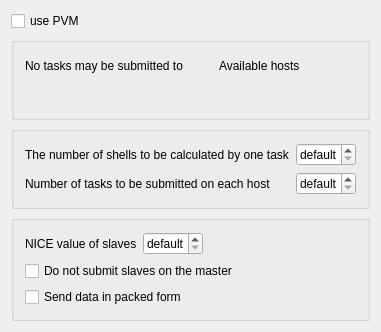
       <widget class="QWidget" name="pagePVM">
        <property name="geometry">
         <rect>
          <x>0</x>
          <y>0</y>
          <width>100</width>
          <height>30</height>
         </rect>
        </property>
        <layout class="QVBoxLayout">
         <item>
          <widget class="QCheckBox" name="CheckBoxPVM">
           <property name="whatsThis">
            <string>&lt;p&gt;Enables the use of PVM allowing to perform the calculation in parallel.&lt;/p&gt;

















&lt;p&gt;Corresponding BRABO keyword: &lt;b&gt;PVM&lt;/b&gt;. &lt;/p&gt;</string>
           </property>
           <property name="text">
            <string>use PVM</string>
           </property>
          </widget>
         </item>
         <item>
          <widget class="Q3GroupBox" name="GroupBoxPVM1">
           <property name="enabled">
            <bool>true</bool>
           </property>
           <property name="title">
            <string/>
           </property>
           <layout class="QHBoxLayout">
            <property name="spacing">
             <number>6</number>
            </property>
            <property name="margin">
             <number>11</number>
            </property>
            <item>
             <layout class="QVBoxLayout">
              <property name="spacing">
               <number>6</number>
              </property>
              <property name="margin">
               <number>0</number>
              </property>
              <item>
               <widget class="QLabel" name="TextLabel1">
                <property name="enabled">
                 <bool>true</bool>
                </property>
                <property name="text">
                 <string>No tasks may be submitted to</string>
                </property>
                <property name="wordWrap">
                 <bool>false</bool>
                </property>
               </widget>
              </item>
              <item>
               <widget class="Q3ListBox" name="ListBoxNOTH1">
                <property name="whatsThis">
                 <string>&lt;p&gt;Shows a list of execution hosts that should not be assigned jobs.&lt;/p&gt;

















&lt;p&gt;Corresponding BRABO keyword:&lt;b&gt; NOTH&lt;/b&gt;.&lt;/p&gt;</string>
                </property>
               </widget>
              </item>
             </layout>
            </item>
            <item>
             <layout class="QVBoxLayout">
              <item>
               <spacer name="spacer42">
                <property name="orientation">
                 <enum>Qt::Vertical</enum>
                </property>
                <property name="sizeType">
                 <enum>QSizePolicy::Expanding</enum>
                </property>
                <property name="sizeHint" stdset="0">
                 <size>
                  <width>20</width>
                  <height>52</height>
                 </size>
                </property>
               </spacer>
              </item>
              <item>
               <widget class="QToolButton" name="ToolButtonNOTHadd">
                <property name="whatsThis">
                 <string>Adds a host to the list of hosts that should not be assigned jobs.</string>
                </property>
                <property name="text">
                 <string/>
                </property>
                <property name="autoRaise">
                 <bool>true</bool>
                </property>
               </widget>
              </item>
              <item>
               <spacer name="spacer43">
                <property name="orientation">
                 <enum>Qt::Vertical</enum>
                </property>
                <property name="sizeType">
                 <enum>QSizePolicy::Expanding</enum>
                </property>
                <property name="sizeHint" stdset="0">
                 <size>
                  <width>20</width>
                  <height>30</height>
                 </size>
                </property>
               </spacer>
              </item>
              <item>
               <widget class="QToolButton" name="ToolButtonNOTHremove">
                <property name="whatsThis">
                 <string>Removes a host from the list that should not be assigned jobs.</string>
                </property>
                <property name="text">
                 <string/>
                </property>
                <property name="autoRaise">
                 <bool>true</bool>
                </property>
               </widget>
              </item>
              <item>
               <spacer name="spacer45_2">
                <property name="orientation">
                 <enum>Qt::Vertical</enum>
                </property>
                <property name="sizeType">
                 <enum>QSizePolicy::Expanding</enum>
                </property>
                <property name="sizeHint" stdset="0">
                 <size>
                  <width>20</width>
                  <height>20</height>
                 </size>
                </property>
               </spacer>
              </item>
             </layout>
            </item>
            <item>
             <layout class="QVBoxLayout">
              <property name="spacing">
               <number>6</number>
              </property>
              <property name="margin">
               <number>0</number>
              </property>
              <item>
               <widget class="QLabel" name="TextLabel4_4">
                <property name="enabled">
                 <bool>true</bool>
                </property>
                <property name="text">
                 <string>Available hosts</string>
                </property>
                <property name="wordWrap">
                 <bool>false</bool>
                </property>
               </widget>
              </item>
              <item>
               <widget class="Q3ListBox" name="ListBoxNOTH2">
                <property name="enabled">
                 <bool>true</bool>
                </property>
                <property name="whatsThis">
                 <string>Shows a list of available execution hosts as specified in the program's preferences.</string>
                </property>
               </widget>
              </item>
             </layout>
            </item>
           </layout>
          </widget>
         </item>
         <item>
          <widget class="Q3GroupBox" name="GroupBoxPVM2">
           <property name="enabled">
            <bool>true</bool>
           </property>
           <property name="title">
            <string/>
           </property>
           <layout class="QHBoxLayout">
            <property name="spacing">
             <number>6</number>
            </property>
            <property name="margin">
             <number>11</number>
            </property>
            <item>
             <layout class="QGridLayout">
              <item row="1" column="1">
               <widget class="QSpinBox" name="SpinBoxNTAS">
                <property name="enabled">
                 <bool>true</bool>
                </property>
                <property name="whatsThis">
                 <string>&lt;p&gt;Specifies the number of tasks to be submitted to each host.&lt;/p&gt;

















&lt;p&gt;Corresponding BRABO keyword: &lt;b&gt;NTAS&lt;/b&gt;.&lt;/p&gt;</string>
                </property>
                <property name="specialValueText">
                 <string>default</string>
                </property>
                <property name="minimum">
                 <number>0</number>
                </property>
                <property name="value">
                 <number>0</number>
                </property>
               </widget>
              </item>
              <item row="0" column="1">
               <widget class="QSpinBox" name="SpinBoxNCST">
                <property name="enabled">
                 <bool>true</bool>
                </property>
                <property name="whatsThis">
                 <string>Specifies the number of shells to be calculated in one batch by a host.

















&lt;p&gt;Corresponding BRABO keyword: &lt;b&gt;NCST&lt;/b&gt;.&lt;/p&gt;</string>
                </property>
                <property name="specialValueText">
                 <string>default</string>
                </property>
                <property name="minimum">
                 <number>0</number>
                </property>
                <property name="maximum">
                 <number>999</number>
                </property>
               </widget>
              </item>
              <item row="1" column="0">
               <widget class="QLabel" name="TextLabel2">
                <property name="enabled">
                 <bool>true</bool>
                </property>
                <property name="text">
                 <string>Number of tasks to be submitted on each host</string>
                </property>
                <property name="wordWrap">
                 <bool>false</bool>
                </property>
               </widget>
              </item>
              <item row="0" column="0">
               <widget class="QLabel" name="TextLabel3">
                <property name="enabled">
                 <bool>true</bool>
                </property>
                <property name="text">
                 <string>The number of shells to be calculated by one task</string>
                </property>
                <property name="wordWrap">
                 <bool>false</bool>
                </property>
               </widget>
              </item>
             </layout>
            </item>
            <item>
             <spacer name="spacer41">
              <property name="orientation">
               <enum>Qt::Horizontal</enum>
              </property>
              <property name="sizeType">
               <enum>QSizePolicy::Expanding</enum>
              </property>
              <property name="sizeHint" stdset="0">
               <size>
                <width>40</width>
                <height>20</height>
               </size>
              </property>
             </spacer>
            </item>
           </layout>
          </widget>
         </item>
         <item>
          <widget class="Q3GroupBox" name="GroupBoxPVM3">
           <property name="enabled">
            <bool>true</bool>
           </property>
           <property name="title">
            <string/>
           </property>
           <layout class="QVBoxLayout">
            <property name="spacing">
             <number>6</number>
            </property>
            <property name="margin">
             <number>11</number>
            </property>
            <item>
             <layout class="QHBoxLayout">
              <item>
               <widget class="QLabel" name="textLabel1">
                <property name="text">
                 <string>NICE value of slaves</string>
                </property>
                <property name="wordWrap">
                 <bool>false</bool>
                </property>
               </widget>
              </item>
              <item>
               <widget class="QSpinBox" name="SpinBoxNICE">
                <property name="whatsThis">
                 <string>&lt;p&gt;Specifies the nice value for each execution host. The default value is 19.&lt;/p&gt;

















&lt;p&gt;Corresponding BRABO keyword: &lt;b&gt;NICE&lt;/b&gt;.&lt;/p&gt;</string>
                </property>
                <property name="specialValueText">
                 <string>default</string>
                </property>
                <property name="minimum">
                 <number>-1</number>
                </property>
                <property name="value">
                 <number>-1</number>
                </property>
               </widget>
              </item>
              <item>
               <spacer name="spacer38">
                <property name="orientation">
                 <enum>Qt::Horizontal</enum>
                </property>
                <property name="sizeType">
                 <enum>QSizePolicy::Expanding</enum>
                </property>
                <property name="sizeHint" stdset="0">
                 <size>
                  <width>40</width>
                  <height>20</height>
                 </size>
                </property>
               </spacer>
              </item>
             </layout>
            </item>
            <item>
             <widget class="QCheckBox" name="CheckBoxNOSE">
              <property name="enabled">
               <bool>true</bool>
              </property>
              <property name="whatsThis">
               <string>&lt;p&gt;Disables submitting execution jobs on the host acting as the master.&lt;/p&gt;

















&lt;p&gt;Corresponding BRABO keyword: &lt;b&gt;NOSE&lt;/b&gt;.&lt;/p&gt;</string>
              </property>
              <property name="text">
               <string>Do not submit slaves on the master</string>
              </property>
             </widget>
            </item>
            <item>
             <widget class="QCheckBox" name="CheckBoxPACK">
              <property name="enabled">
               <bool>true</bool>
              </property>
              <property name="whatsThis">
               <string>&lt;p&gt;Specifies the PVM messages should be sent in packed form as to minimize network traffic.&lt;/p&gt;

















&lt;p&gt;Corresponding BRABO keyword: &lt;b&gt;PACK&lt;/b&gt;.&lt;/p&gt;</string>
              </property>
              <property name="text">
               <string>Send data in packed form</string>
              </property>
             </widget>
            </item>
           </layout>
          </widget>
         </item>
        </layout>
       </widget>
